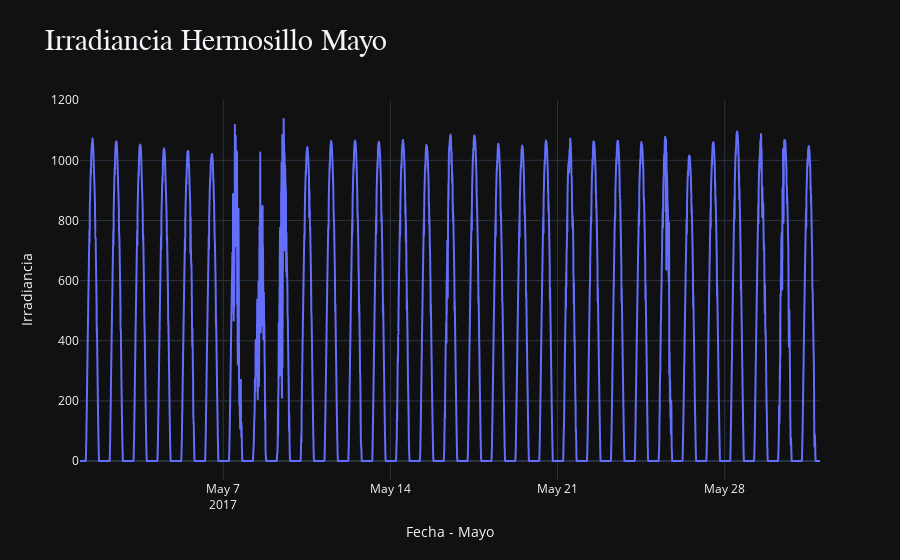

The code cell stored with this chart in its notebook:
### Code cell
df["time"] = df["TIMESTAMP"].astype(str) + " " + df["HORA"].astype(str)
df1 = df.drop(2226)
df1["time"] = pd.to_datetime(df1["time"],format='%Y-%m-%d %H')
lineplot = px.line(
                data_frame=df1,
                x="time",
                y="Avg",
                labels={'Avg':'Irradiancia','time':'Fecha - Mayo'},
                title='Irradiancia Hermosillo Mayo',
                template='plotly_dark'
                )
lineplot.update_layout(title=dict(font=dict(family='JetBrains Mono',size=30)))
lineplot.show()

### Figure 1 — Plotly figure (JSON) as saved in the notebook; plotly's stock layout.template omitted (floating-point values rounded to 4 significant figures; data arrays with more than 128 entries replaced by an {"elided": "..."} marker saying what was removed)
{"data": [{"hoverlabel": {"namelength": 0}, "hovertemplate": "Fecha - Mayo=%{x}<br>Irradiancia=%{y}", "legendgroup": "", "line": {"color": "#636efa", "dash": "solid"}, "mode": "lines", "name": "", "showlegend": false, "type": "scattergl", "x": {"elided": "4457 str values"}, "xaxis": "x", "y": {"elided": "4457 float values"}, "yaxis": "y"}], "layout": {"legend": {"tracegroupgap": 0}, "title": {"font": {"family": "JetBrains Mono", "size": 30}, "text": "Irradiancia Hermosillo Mayo"}, "xaxis": {"anchor": "y", "domain": [0, 1], "title": {"text": "Fecha - Mayo"}}, "yaxis": {"anchor": "x", "domain": [0, 1], "title": {"text": "Irradiancia"}}}}
